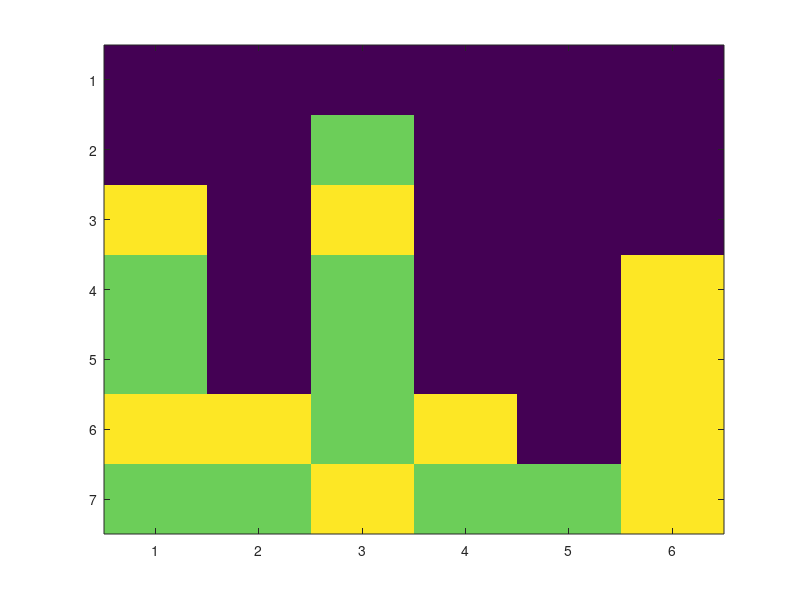

This chart was generated by the following MATLAB code:
%Core implementation of Connect 4
%   inputs:
%   sizeOfBoard - user can specify how big board he wants
%
function connect4(lengthOfBoard, widthOfBoard)   

%take care of inputs
if nargin == 0
    lengthOfBoard = 7;
    widthOfBoard = 6;
elseif nargin == 1
    widthOfBoard = 6;
else
    
end

%initialize board
board = zeros(lengthOfBoard, widthOfBoard);
%gameOver is false
gameOver = false;
%declare which player is on turn
turn = 1;
%declare player1
player1 = 50;
%declare player2
player2 = 1000;

while gameOver ~= true
    %if the board is full -> lets end the game with tie
    if(not(ismember(0, board)))
        disp("It is a tie")
       break 
    end
    
    %first player is on turn
    if turn == 1
        %lets make a random move
        board = makeRandomMove(board, player1);
        
        %check if the move secured win
        gameOver = checkBoard(board, player1);
        
        %display board (simple gui)
        basicGui(board)
        
        %if player secured win
        %lets end the game
        if gameOver
            disp("Player 1 wins!!!!")
            break
        end
        %if not change turn
        turn = 2;
        
    %second player is on turn
    elseif turn == 2
        %lets make a random move
        board = makeRandomMove(board, player2);
        
        %check if the move secured win
        gameOver = checkBoard(board, player2);
        
        %display board (simple gui)
        basicGui(board)
        
        %if player secured win
        %lets end the game        
        if gameOver
            disp("Player 2 wins!!!!")
            break
        end
        %if not change turn
        turn = 1;
    end
    %little pause here to make game smoother
    pause(0.75);
end

end

%Simple gui for describing a board
function basicGui(board)
    image(board)
    display(board)
end

%Function that will make correct random move
%   inputs:
%   board - put there board, that we want to change
%   player - specify which player should make a move
%
%   output:
%   board - outputs updatedBoard with 1 more player disc
function board = makeRandomMove(board, player)
    %determine which indexes we can use
    indexes = size(board);
    
    %choose random index
    coord = randi([1 indexes(2)]);   
    
    %if this index is ocupied -> find another
    while board(1,coord) ~= 0
       coord = randi([1 indexes(2)]); 
    end
    
    %apply gravity on chosen coord
    board = applyGravity(board, player, coord);
end

%Function that will make correct move on chosen coord
%   inputs:
%   board - put there board, that we want to change
%   player - specify which player should make a move
%   index - specify on which index we want to put a disc
%
%   output:
%   board - outputs updatedBoard with 1 more player disc
function board = applyGravity(board, player, index)
    indexes = size(board);
    
    %When we find the empty field which is at the bottom
    flag = false;
    %Now we are looking for first empty space in range N:1
    for n = indexes(1):-1:1
        for ni = 1:indexes(2)
            %if this place is empty(0) -> we can put disc here and break the
            %cycle
            if and(ni == index, board(n,ni) == 0)
                board(n,ni) = player;
                flag = true;
                break
            end
        end
        %if we find it break the cycle
        if flag
            break
        end
    end
end

%This function will check if the game is over
%that means if there are diagonally/horizontaly/verticaly 4 discs of
%current player -> return true
%
%   output:
%   isOver - returns True or False -> depends if is it over or not
function isOver = checkBoard(board, player)
    isOver = false;
    isOver = checkHorizontal(board, player);
    isOver = checkVertical(board, player);
    isOver = checkDiagonal(board, player);
end

%Check if the game is finished in all horizontal lines
%
%   output:
%   isOver - returns True or False -> depends if is it over or not
function isOver = checkHorizontal(board, player)
    isOver = false;
    indexes = size(board);
    
    %count it for every line
    for n = 1:indexes(1)
        %reset board if we are on new line
        counter = 0;
        for ni = 1:indexes(2)
            %If we not find our disc -> lets reset counter
            if board(n, ni) ~= player
                counter = 0;
            end

            %if we find our disc, lets increase counter by 1
            if (board(n,ni) == player)
                counter = counter + 1;            
            end

            if (counter == 4)
               isOver = true;
               break;        
            end 
        end
        %if we fonund it -> break the cycle
        if isOver
            break
        end
    end
end

%Check if the game is finished in all vertical lines
%
%   output:
%   isOver - returns True or False -> depends if is it over or not
function isOver = checkVertical(board, player)
    isOver = false;
    indexes = size(board);
    
    %count it for every line
    for n = 1:indexes(2)
        %reset board if we are on new line
        counter = 0;
        for ni = 1:indexes(1)
            %If we not find our disc -> lets reset counter
            if board(ni, n) ~= player
                counter = 0;
            end

            %if we find our disc, lets increase counter by 1
            if (board(ni,n) == player)
                counter = counter + 1;            
            end

            if (counter == 4)
               isOver = true;
               break;        
            end 
        end
        %if we fonund it -> break the cycle
        if isOver
            break
        end
    end
end

%Check if the game is finished in all diagonal lines
%   For every direction
%       for every coordinate
%           we will check if there exist 3 more same numbers
%   output:
%   isOver - returns True or False -> depends if is it game over or not
function isOver = checkDiagonal(board, player)
    isOver = false;
    indexes = size(board);
    
    %all direction
    directions = [1 0; 1 -1; 1 1; 0 1];
    
    %for every direction
    for n = 1:length(directions)
       lenCoord = directions(n, 1);
       widCoord = directions(n, 2);
       %check every coordinate
       for x = 1:indexes(1)
           for y = 1:indexes(2)
               prevX = x + 3*lenCoord;
               prevY = y + 3*widCoord;
               %if it is in range
               if (prevX  <= indexes(1) && prevY <= indexes(2))
                   if (prevX >= 0 && prevY >= 0)
                       %check if there 4 same discs
                       nowCoord = board(x,y);
                       if (nowCoord == player && board(x+lenCoord, y+widCoord) == player && ...
                               player == board(x+2*lenCoord, y+2*widCoord)&&player == board(prevX, prevY))
                           %it there are -> lets return true
                           isOver = true;
                           return
                       end
                   end
               end
           end
       end
    end
    
end
